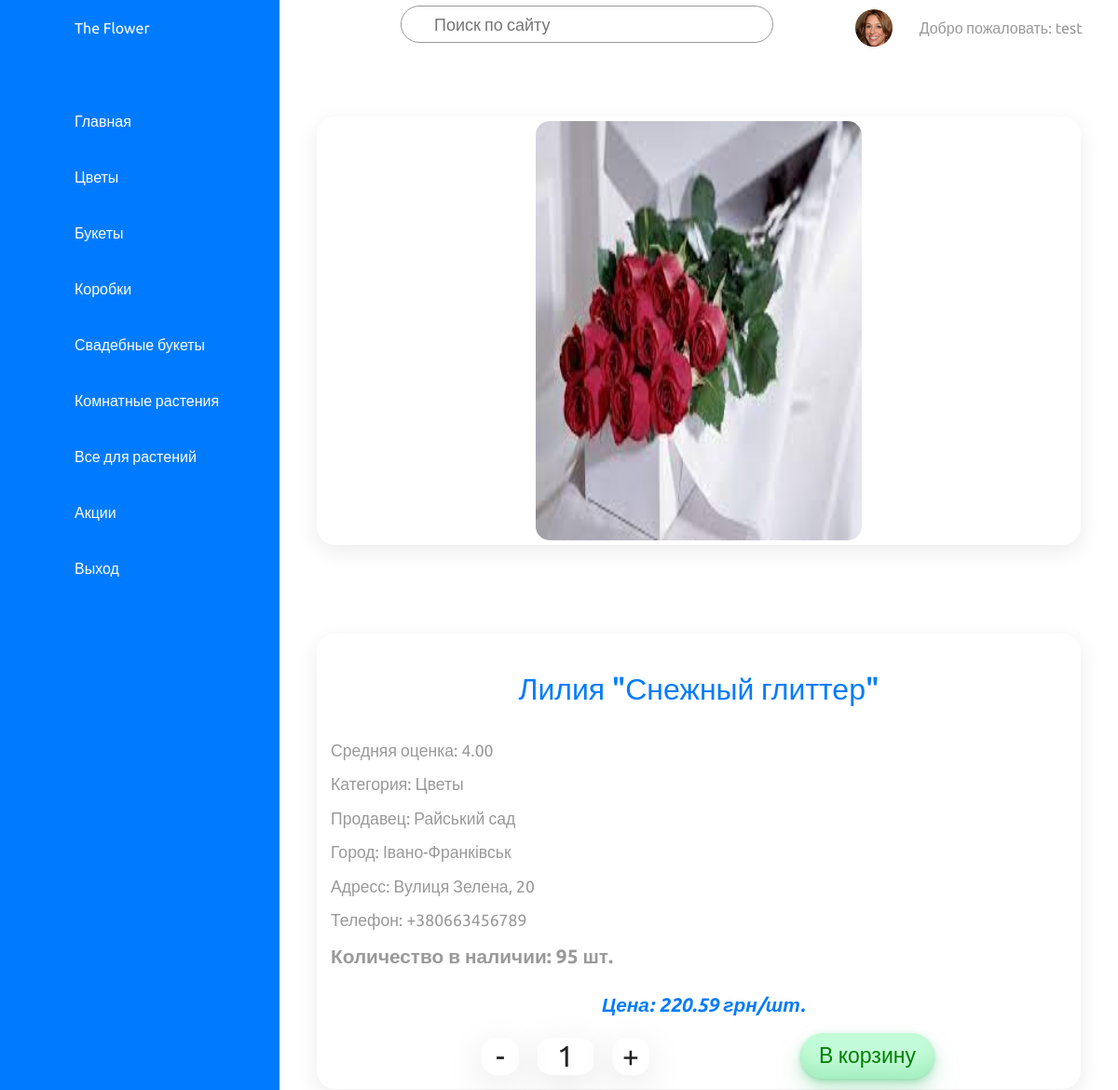
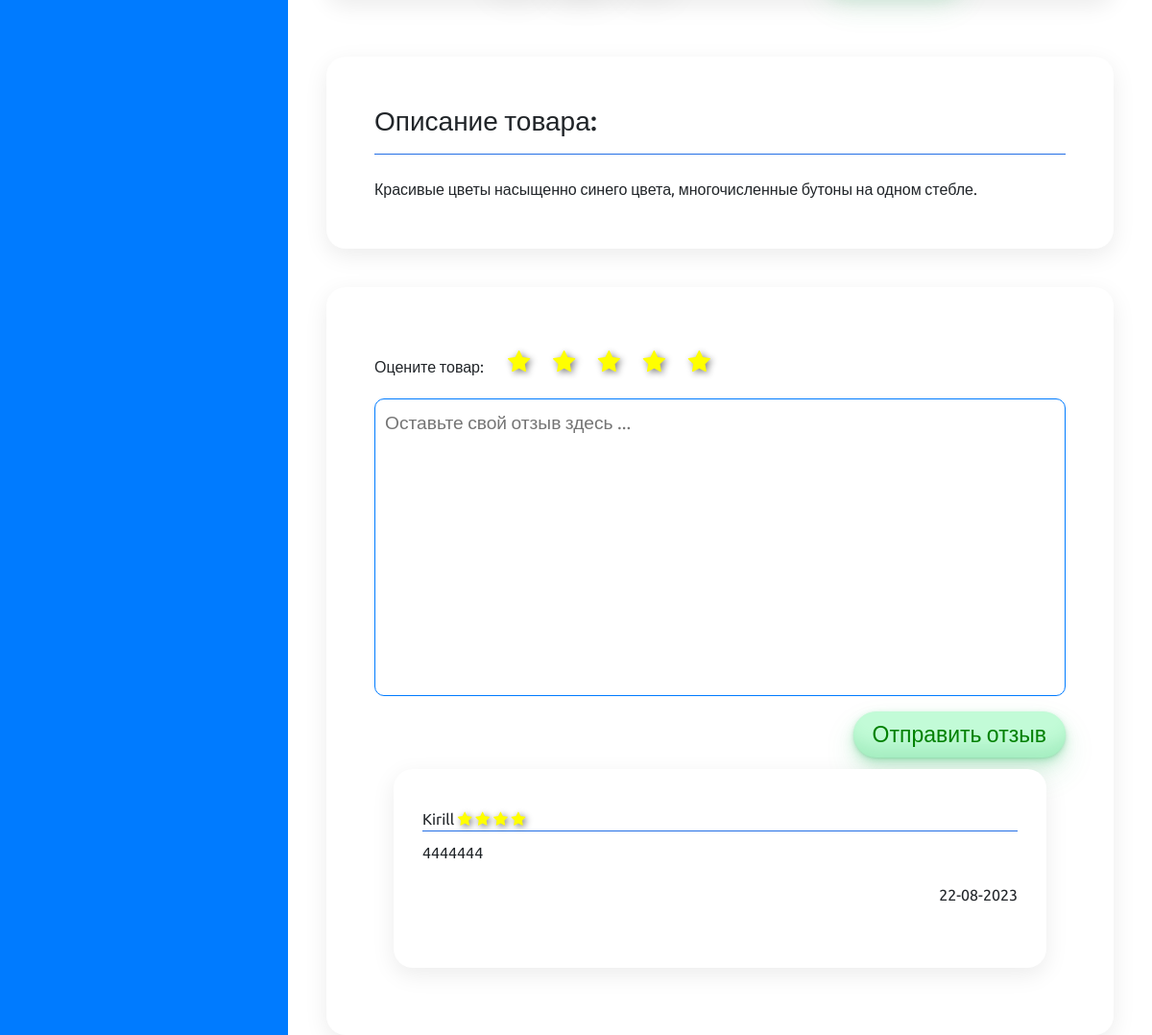
Page /category/details/143/16/ (signed in) on the committed database (2 pictures, top to bottom).
### products/models.py (models this page shows, shortened)
class Category(models.Model):
    category = models.CharField(max_length=200)
    image = models.ImageField(upload_to='categories', blank=True, null=True)
    icon = models.CharField(max_length=50)
    def __str__(self):
        return self.category
    class Meta:
        verbose_name = "category"
        verbose_name_plural = "categories"

class Product(models.Model):
    title = models.CharField(max_length=200)
    description = models.TextField(blank=True, null=True)
    amount = models.PositiveIntegerField()
    price = models.DecimalField(max_digits=10, decimal_places=2)
    image = models.ImageField(upload_to='products', blank=True, null=True)
    shop_id = models.ForeignKey('shops.Shop', on_delete=models.CASCADE)
    category_id = models.ForeignKey(Category, on_delete=models.CASCADE)
    class Meta:
        verbose_name = "product"
        verbose_name_plural = "products"

class Review(models.Model):
    review = models.TextField(blank=True, null=True)
    stars = models.PositiveSmallIntegerField()
    date = models.DateField(auto_now_add=True, blank=True)
    shop_id = models.ForeignKey('shops.Shop', on_delete=models.CASCADE)
    product_id = models.ForeignKey(Product, on_delete=models.CASCADE)
    user_id = models.ForeignKey('users.CustomUser', on_delete=models.CASCADE)
    class Meta:
        verbose_name = "review"
        verbose_name_plural = "reviews"
        ordering = ["-date"]

### users/models.py (models this page shows)
class CustomUser(AbstractUser):
    STATUS = (
        ('customer', 'customer'),
        ('owner', 'owner'),
        ('cashier', 'cashier'),
    )
    email = models.EmailField(unique=True)
    status = models.CharField(max_length=64, choices=STATUS, default='customer')
    phone = models.CharField(max_length=20, null=True)
    image = models.ImageField(upload_to='users', blank=True, null=True)
    def __str__(self):
        return self.username

### shops/models.py (models this page shows)
class Shop(models.Model):
    name = models.CharField(max_length=200)
    city = models.CharField(max_length=200)
    district = models.CharField(max_length=200)
    country = models.CharField(max_length=200)
    address = models.TextField(blank=True, null=True)
    phone = models.CharField(max_length=20)
    email = models.EmailField()
    social = models.JSONField(default=social_default_value)
    image = models.ImageField(upload_to='shops', blank=True, null=True)
    slug = models.SlugField(default='', null=False)
    def __str__(self):
        return self.name
    class Meta:
        verbose_name = "shop"
        verbose_name_plural = "shops"
        ordering = ('city',)

### products/views.py (the view, shortened to what this page needs)
# urls.py: path("details/<int:pk>/<int:shop_id>/", views.details, name="details"),
def details(request, pk, shop_id):
    cat = Category.objects.all()
    prod = Product.objects.filter(pk=pk)
    reviews = Review.objects.filter(product_id=pk)
    shop = Shop.objects.get(pk=shop_id)
    avg_stars = reviews.aggregate(Avg('stars'))
    context = {'products': prod,'categories': cat, 'shop_id': shop_id, 'reviews': reviews, 'stars': avg_stars}
    form = SendReview()
    context['formReview'] = form
    return render(request, "products/products_details.html", context=context)

### products/forms.py
class SendReview(forms.ModelForm):
    review = forms.CharField(
        max_length=2000,
        widget=forms.Textarea(attrs={'placeholder':'Оставьте свой отзыв здесь ... '}),
        label='',
    )
    class Meta:
        model = Review
        fields = ['review']

### products/templatetags/stars_range.py (called while the page is built)
@register.filter(name="stars_range")
def stars_range(value):
    return range(value)

### products/templates/products/products_details.html (shortened to what this page needs)
{% extends "shops/base.html" %}
{% load static %}
{% load stars_range %}
{% block extra_head %}
    <link rel="stylesheet" href='{%static "css/product_details.css" %}' />
    <link rel="stylesheet" href="https://stackpath.bootstrapcdn.com/font-awesome/4.7.0/css/font-awesome.min.css">
{% endblock %}
{% block navigation %}
  {% for category in categories %}
  <li class="nonauth">
    <a href="{% url 'prodcategory' category_id=category.pk  shop_id=shop_id %} ">
      <span class="icon"><ion-icon name={{category.icon}}></ion-icon></span>
      <span class="title">{{category.category}}</span>
    </a>
  </li>
  {% endfor %}
{% endblock %}
{% block content %}
    <div class="detail">
        <div class="imageCard">
            <img src="{{products.first.image.url}}" alt="">
        </div>
        <div class="info">
            <div class="title">{{products.first.title}}</div>
            <div class="rating">Средняя оценка: {{stars.stars__avg|floatformat:2}}</div>
            <div class="category">Категория: {{products.first.category_id}}</div>
            <div class="shop">Продавец: {{products.first.shop_id}}</div>
            <div class="city">Город: {{products.first.shop_id.city}}</div>
            <div class="address">Адресс: {{products.first.shop_id.address}}</div>
            <div class="phone">Телефон: {{products.first.shop_id.phone}}</div>
            <div class="amount">Количество в наличии: {{products.first.amount}} шт.</div>
            <div class="price">Цена: {{products.first.price}} грн/шт.</div>
            <div class="buttonCart">
                <div class="count">
                  <div class="minus prevent-select">-</div>
                  <div class="number" data-amount="{{products.first.amount}}">1</div>
                  <div class="plus prevent-select">+</div>
                </div>
                <button type="submit">В корзину</button>
            </div>
        </div>
    </div>
        <div class="description">
            <h3>Описание товара:</h3>
            <hr align="center" width=auto size="3" color="#287bff" />
            <br>
            <span>{{products.first.description}}</span>
        </div>
        <div class="reviewArea">
            <form method="POST">
            <div class="stars">
                <div class="titleStars">Оцените товар:</div>
                <ul class="prevent-selected">
                    <li><label for="stars_1"><i class="rating__star fa fa-star" aria-hidden="true"></i></label><input type="radio" name="ratings" id="stars_1" value="1"></li>
                    <li><label for="stars_2"><i class="rating__star fa fa-star" aria-hidden="true"></i></label><input type="radio" name="ratings" id="stars_2" value="2"></li>
                    <li><label for="stars_3"><i class="rating__star fa fa-star" aria-hidden="true"></i></label><input type="radio" name="ratings" id="stars_3" value="3"></li>
                    <li><label for="stars_4"><i class="rating__star fa fa-star" aria-hidden="true"></i></label><input type="radio" name="ratings" id="stars_4" value="4"></li>
                    <li><label for="stars_5"><i class="rating__star fa fa-star" aria-hidden="true"></i></label><input type="radio" name="ratings" id="stars_5" value="5" checked="checked"></li>
                </ul>
            </div>
            <div class="sendReviews">
                {{formReview}}
                <div class="buttonSubmit">
                    <button type="submit" name="sendRewiew">Отправить отзыв</button>
                </div>
            </div>
            </form>
            <div class="review">
                {% for review in reviews %}
                <div class="userName">{{review.user_id}}
                    {% for i in review.stars|stars_range %}
                        <i class="rating__star fa fa-star" aria-hidden="true"></i>
                    {% endfor %}
                <hr align="center" width=auto size="3" color="#287bff" />
                <div class="userReview">{{review.review}}</div>
                <div class="dateReview">{{review.date|date:"d-m-Y"}}</div>
                <br>
                {% empty %}
                <div class="review">
                    <div class="userName">По этому товару еще нет отзывов... Будьте первым</div>
                    <hr align="center" width=auto size="3" color="#287bff" />
                </div>
                {% endfor %}
            </div>
        </div>
{% endblock %}

### shops/templates/shops/base.html (shortened to what this page needs)
{% load static %}
<!DOCTYPE html>
<html>
<head>
	<link rel="stylesheet" type="text/css" href='{%static "css/base.css" %}'>
	<link rel="stylesheet" href="https://maxcdn.bootstrapcdn.com/bootstrap/4.0.0-beta/css/bootstrap.min.css">
	{% block extra_head %}{% endblock %}
</head>
<body>
	<div class="contanier">
		<div class="navigation" onclick="cityHide()">
			<ul>
				<li>
					<a href="#">
						<span class="icon"></span>
						<span class="title">The Flower</span>
					</a>
				</li>
				<li>
					<a href="\">
						<span class="icon"></span>
						<span class="title">Главная</span>
					</a>
				</li>
				{% block navigation %}
				{% endblock %}
				{% if request.user.is_authenticated  %}
					<li>
						<a href="{%url 'logout'%}">
							<span class="icon"></span>
							<span class="title">Выход</span>
						</a>
					</li>
				{% endif %}
			</ul>
		</div>
		<div class="main">
			<div class="topbar">
				<div class="toggle">
				</div>
				<div class="search prevent-select">
					<label>
						<input type="text" placeholder="Поиск по сайту">
					</label>
				</div>
				<div class="username prevent-select">
					{% if request.user.is_authenticated %}
					<div class="user">
						<a href="{% url 'profile' pk=request.user.pk %}">
						{% if request.user.image%}
						<img src="{{request.user.image.url}}" alt="">
						{% else %}
						<img src="/media/users/avatar.jpg" alt="">
						{% endif %}
						</a>
					</div>
					Добро пожаловать: {{request.user.username}}
					{%  else %}
					<a href="{% url 'login' %}">Войдите</a> или <a href="{% url 'register' %}">зарегестрируйтесь</a>
					{% endif %}
				</div>
			</div>
			<div class="content">
				{% block content %}
				{% endblock %}
			</div>
	</div>
</div>
</body>
</html>

### shops/static/css/base.css (style rules this page uses)
* { margin: 0; padding: 0; box-sizing: border-box; font-family: 'Ubuntu', sans-serif; }
:root { --blue: #287bff; --white: #fff; --grey: #f5f5f5; --black1: #222; --black2: #999; --blue1: #84b2fa; --green: #47eb0c; }
body { min-height: 100vh; overflow-x: hidden; }
a { text-decoration: none; }
.contanier { position: relative; width: 100%; }
.navigation { position: fixed; width: 300px; height: 100%; background: var(--blue); border-left: 10px solid var(--blue); transition: 0.5s; overflow: hidden; }
.navigation ul { position: absolute; top: 0; left: 0; width: 100%; }
.navigation ul li { position: relative; width: 100%; list-style: none; border-top-left-radius: 30px; border-bottom-left-radius: 30px; }
.navigation ul li:nth-child(1) { margin-bottom: 40px; pointer-events: none; }
.navigation ul li a { position: relative; display: block; width: 100%; display: flex; text-decoration: none; color: var(--white); }
.navigation ul li a .icon { position: relative; display: block; min-width: 60px; height: 60px; line-height: 70px; text-align: center; }
.navigation ul li a .title { position: relative; display: block; padding: 0 10px; height: 60px; line-height: 60px; text-align: start; white-space: nowrap; }
.prevent-select { -webkit-user-select: none; -ms-user-select: none; user-select: none; }
.main { position: absolute; width: calc(100% - 300px); left: 300px; height: calc(100% - 100px); background: var(--white); transition: 0.5s; }
.topbar { width: 100%; height: 60px; display: flex; justify-content: space-between; align-items: center; padding: 0 10px; }
.topbar .username a { text-decoration: none; color: var(--blue); font-size: 1.1em; }
.toggle { position: relative; top: 0; width: 60px; height: 60px; display: flex; justify-content: center; align-items: center; font-size: 2.5em; cursor: pointer; }
.search { position: relative; width: 400px; margin: 0 10px; }
.search label { position: relative; width: 100%; }
.search label input { width: 100%; height: 40px; border-radius: 40px; padding: 5px 20px; padding-left: 35px; font-size: 18px; outline: none; border: 1px solid var(--black2); }
.username { display: flex; position: relative; color: var(--black2); flex-direction: row; align-items: center; width: 300px; justify-content: space-evenly; text-align: center; }
.user { position: relative; width: 40px; height: 40px; border-radius: 50%; overflow: hidden; cursor: pointer; }
.user img { position: absolute; top: 0; left: 0; width: 100%; height: 100%; object-fit: cover; }

### rows in the picture
Category: category "Цветы"
Category: category "Букеты"
Category: category "Коробки"
Category: category "Свадебные букеты"
Category: category "Комнатные растения"
Category: category "Все для растений"
Category: category "Акции"
CustomUser: user.image (picture), user.username "test"
Product: first.image (picture), first "Лилия \"Снежный глиттер\"", first.category_id "Цветы", first.shop_id "Райський сад", first.shop_id.city "Івано-Франківськ", first.shop_id.address "Вулиця Зелена, 20", first.shop_id.phone "+380663456789", first.amount "95", first.price "220.59", first.description "Красивые цветы насыщенно синего цвета, многочисленные бутоны на одном стебле."
Review: user_id "Kirill", stars 4 (drawn), review "4444444", date "22-08-2023"

### other values in the picture
{{ stars.stars__avg|floatformat:2 }} "4.00"
